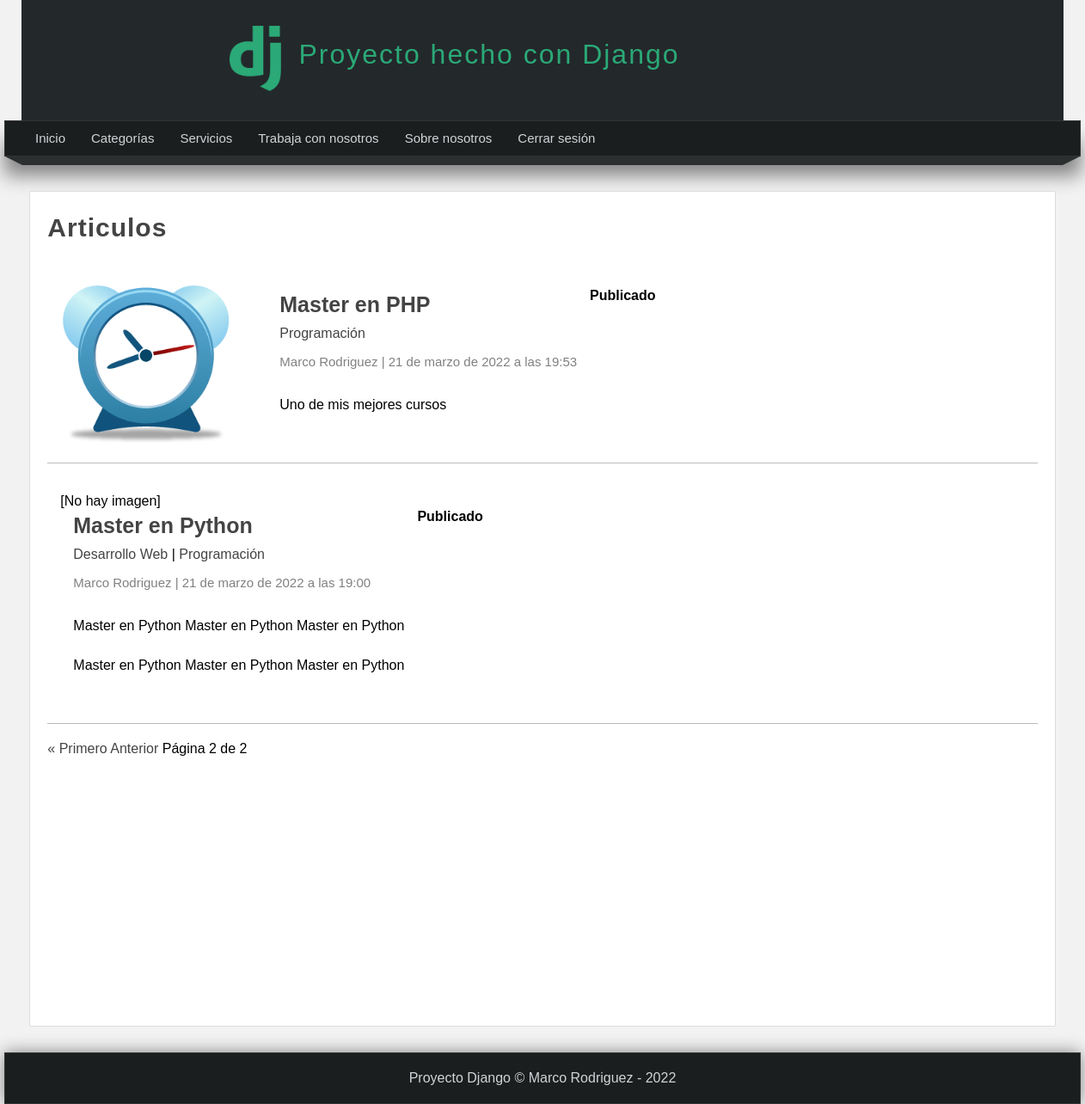
/articulos/?page=2 (signed in), run on the app's committed database.
### pages/models.py (models this page shows, shortened)
class Page(models.Model):
    title = models.CharField(max_length=50, verbose_name="Titulo")
    content = RichTextField(verbose_name="Contenido")
    slug = models.CharField(unique=True, max_length=150, verbose_name="URL amigable")
    order = models.IntegerField(default=0, verbose_name="Orden")
    visible = models.BooleanField(verbose_name="¿Visible?")
    created_at = models.DateTimeField(auto_now_add=True, verbose_name="Creado el")
    updated_at = models.DateTimeField(auto_now=True, verbose_name="Actualizado el")
    class Meta:
        verbose_name = "Página"
        verbose_name_plural = "Páginas"

### blog/models.py (models this page shows, shortened)
class Article(models.Model):
    title = models.CharField(max_length=150, verbose_name='Título')
    content = RichTextField(verbose_name='Contenido')
    image = models.ImageField(default='null', verbose_name='Imagen', upload_to='articles')
    public = models.BooleanField(verbose_name='¿Publicado?')
    user = models.ForeignKey(User, editable=False, verbose_name='Usuario', on_delete=models.CASCADE)
    categories = models.ManyToManyField(Category, verbose_name='Categorias', blank=True, related_name='articles')
    created_at = models.DateTimeField(auto_now_add=True, verbose_name='Creado el')
    updated_at = models.DateTimeField(auto_now=True, verbose_name='Actualizado el')
    class Meta:
        verbose_name = 'Artículo'
        verbose_name_plural = 'Artículos'
        ordering = ['-created_at']

class Category(models.Model):
    name = models.CharField(max_length=100, verbose_name='Nombre')
    description = models.CharField(max_length=255, verbose_name='Descripción')
    created_at = models.DateTimeField(auto_now_add=True, verbose_name='Creado el')
    class Meta:
        verbose_name = 'Categoría'
        verbose_name_plural = 'Categorías'

### blog/views.py (the view)
# urls.py: path('articulos/', views.list, name="list_articles"),
@login_required(login_url='login')
def list(request):
    articles = Article.objects.all()
    paginator = Paginator(articles, 2)
    page = request.GET.get('page')
    page_articles = paginator.get_page(page)
    return render(request, "articles/list.html", {
        'title': 'Articulos',
        'articles': page_articles
    })

### blog/processor.py (called while the page is built)
def get_categories(request):
    categories_in_use = Article.objects.filter(public=True).values_list('categories', flat=True)
    categories = Category.objects.filter(id__in=categories_in_use).values_list('id', 'name')
    return {
        'categories': categories,
        'ids': categories_in_use
    }

### pages/context_processor.py (called while the page is built)
def get_pages(request):
    pages = Page.objects.filter(visible=True).order_by('order').values_list('id', 'title', 'slug')
    return {
        'pages': pages
    }

### blog/templates/articles/list.html (shortened to what this page needs)
{% extends 'layouts/layout.html' %}
{% block content %}
    <h1 class="title">{{ title }}</h1>
    {% include 'includes/articles.html' %}
    {% include 'includes/pagination.html' %}
{% endblock %}

### mainapp/templates/layouts/layout.html (shortened to what this page needs)
{% load static %}
<!DOCTYPE html>
<html lang="en">
<head>
    {% load static %}
    <link href="{% static 'css/styles.css' %}" rel="stylesheet" type="text/css">
</head>
<body>
<header>
    <div id="logotipo">
        <img src="{% static 'images/logo.png' %}"/>
        <h1>Proyecto hecho con Django</h1>
    </div>
</header>
<nav>
    <ul>
        <li><a href="{% url 'index' %}">Inicio</a></li>
        {% if user.email %}
            <li>
                <a href="{% url 'list_articles' %}">Categorías</a>
            </li>
            {% for page in pages %}
                <li><a href="{% url 'page' page.2 %}">{{ page.1 }}</a></li>
            {% endfor %}
            <li><a href="{% url 'logout' %}">Cerrar sesión</a></li>
        {% else %}
            <li><a href="{% url 'register' %}">Registro</a></li>
            <li><a href="{% url 'login' %}">Login</a></li>
        {% endif %}
    </ul>
</nav>
<div class="barra">
    <span class="esquina-izquierda"></span>
    <span class="relleno-barra"></span>
    <span class="esquina-derecha"></span>
</div>
<div id="content">
    <div class="box">
        {% block content %}{% endblock %}
    </div>
</div>
<footer>
    Proyecto Django &copy; Marco Rodriguez - {% now "Y" %}
</footer>
</body>
</html>

### blog/templates/includes/articles.html (shortened to what this page needs)
{% for article in articles %}
    <article class="article-item">
        {% if article.image != 'null' %}
            <div class="image">
                <img src="{{ article.image.url }}"/>
            </div>
        {% else %}
            [No hay imagen]
        {% endif %}
        <br>
        {% if article.public %}
            <strong>Publicado</strong>
        {% else %}
            <strong>Privado</strong>
        {% endif %}
        <div class="data">
            <h2>
                <a href="{% url 'article' article.id %}">
                    {{ article.title }}
                </a>
            </h2>
            <p>
                {% for category in article.categories.all %}
                    <a href="{% url 'category' category.id %}"> {{ category.name }} </a>
                    {% if forloop.counter < article.categories.all|length %}
                        {{ '|' }}
                    {% endif %}
                {% endfor %}
            </p>
            <span class="date">
                    {{ article.user.first_name }}
                    {{ article.user.last_name }}
                    |
                    {{ article.created_at }}
                </span>
            <br>
            <p>
                {{ article.content|safe }}
                <br>
            </p>
        </div>
    </article>
{% endfor %}

### mainapp/static/css/styles.css (style rules this page uses)
* { margin: 0px; padding: 0px; font-family: sans-serif, Arial, Helvetica; text-decoration: none; }
body { background-color: #F2F2F2; }
p, h2, h3 { margin-top: 5px; margin-bottom: 5px; }
ul, ol { margin-left: 20px; margin-bottom: 10px; }
header { width: 1212px; height: 140px; background-color: #23282b; margin: 0px auto; }
#logotipo { width: 60%; height: 130px; margin: 0 auto; padding-top: 10px; }
#logotipo img { display: block; width: 60px; float: left; margin-top: 20px; }
#logotipo h1 { display: block; float: left; margin-top: 35px; margin-left: 20px; letter-spacing: 2px; font-weight: lighter; color: #2ba977; }
nav { width: 1250px; height: 40px; background-color: #1b1e1f; border: 1px solid #333333; margin: 0 auto; box-shadow: 0px 22px 22px grey; font-size: 15px; }
nav > ul { list-style: none; text-decoration: none; }
nav > ul > li { line-height: 40px; float: left; }
nav > ul > li > a { display: block; padding-left: 15px; padding-right: 15px; color: #d1d4d6; }
.barra { width: 1250px; margin: 0 auto; }
.esquina-izquierda { display: block; border-left: 20px solid transparent; border-top: 10px solid #2b2f30; float: left; }
.esquina-derecha { display: block; border-right: 20px solid transparent; border-top: 10px solid #2b2f30; float: right; }
.relleno-barra { display: block; width: 1210px; height: 10px; background: #2b2f30; float: left; }
#content { width: 1212px; min-height: 930px; margin: 0 auto; margin-bottom: 30px; margin-top: 40px; }
.box .image { width: 35%; float: left; margin-right: 40px; }
.box .image img { width: 100%; }
.box { background: white; width: 95%; min-height: 930px; padding: 20px; border: 1px solid #ddd; border-radius: 2px; margin: 0 auto; }
.box a { color: #444; transition: all 300ms; }
.title { color: #444; letter-spacing: 1px; font-size: 30px; margin-bottom: 10px; margin-top: 5px; }
.date { display: block; margin-top: 15px; margin-bottom: 15px; color: gray; }
.article-item { margin-bottom: 20px; margin-top: 20px; border-bottom: 1px solid #bbb; padding: 15px; clear: both; }
.article-item .image { width: 200px; height: 200px; float: left; overflow: hidden; }
.article-item .image img { height: 200px; }
.article-item .data { float: left; padding: 15px; padding-top: 0px; }
.article-item h2 { display: block; margin-bottom: 10px; font-size: 25px; color: #333; }
.article-item span.date { display: block; margin-bottom: 10px; font-size: 15px; color: gray; }
footer { width: 1250px; background: #1b1e1f; border: 1px solid #333; color: #d1d4d6; text-align: center; margin: 0 auto; padding-top: 20px; padding-bottom: 20px; box-shadow: 0px 0px 20px gray; }

### data on the page
Page: title "Servicios"
Page: title "Trabaja con nosotros"
Page: title "Sobre nosotros"
Article: image (picture), public "Publicado", title "Master en PHP", user.first_name "Marco", user.last_name "Rodriguez", created_at "21 de marzo de 2022 a las 19:53", content "Uno de mis mejores cursos"
Category: name "Programación"
Article: image "[No hay imagen]", public "Publicado", title "Master en Python", user.first_name "Marco", user.last_name "Rodriguez", created_at "21 de marzo de 2022 a las 19:00", content "Master en Python Master en Python Master en Python Master en Python Master en Python Master en Python"
Category: name "Desarrollo Web", value "|"

### other printed values
{{ title }} "Articulos"
{{ articles.number }} "2"
{{ articles.paginator.num_pages }} "2"
